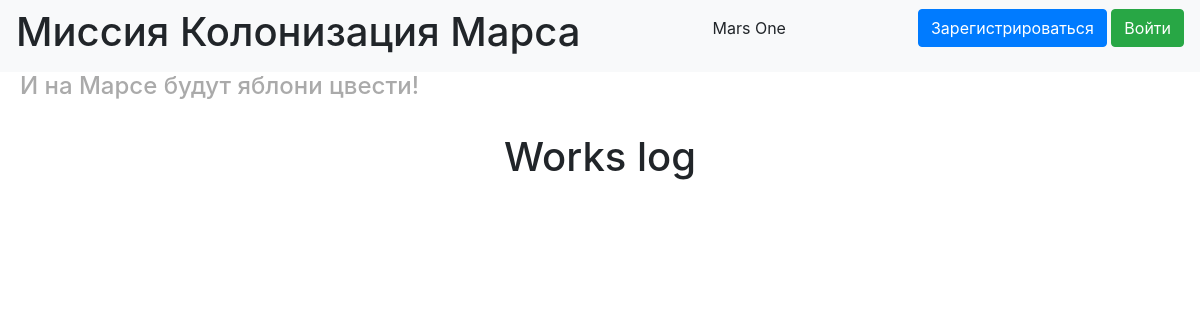
The app's page /jobs_list, older data.
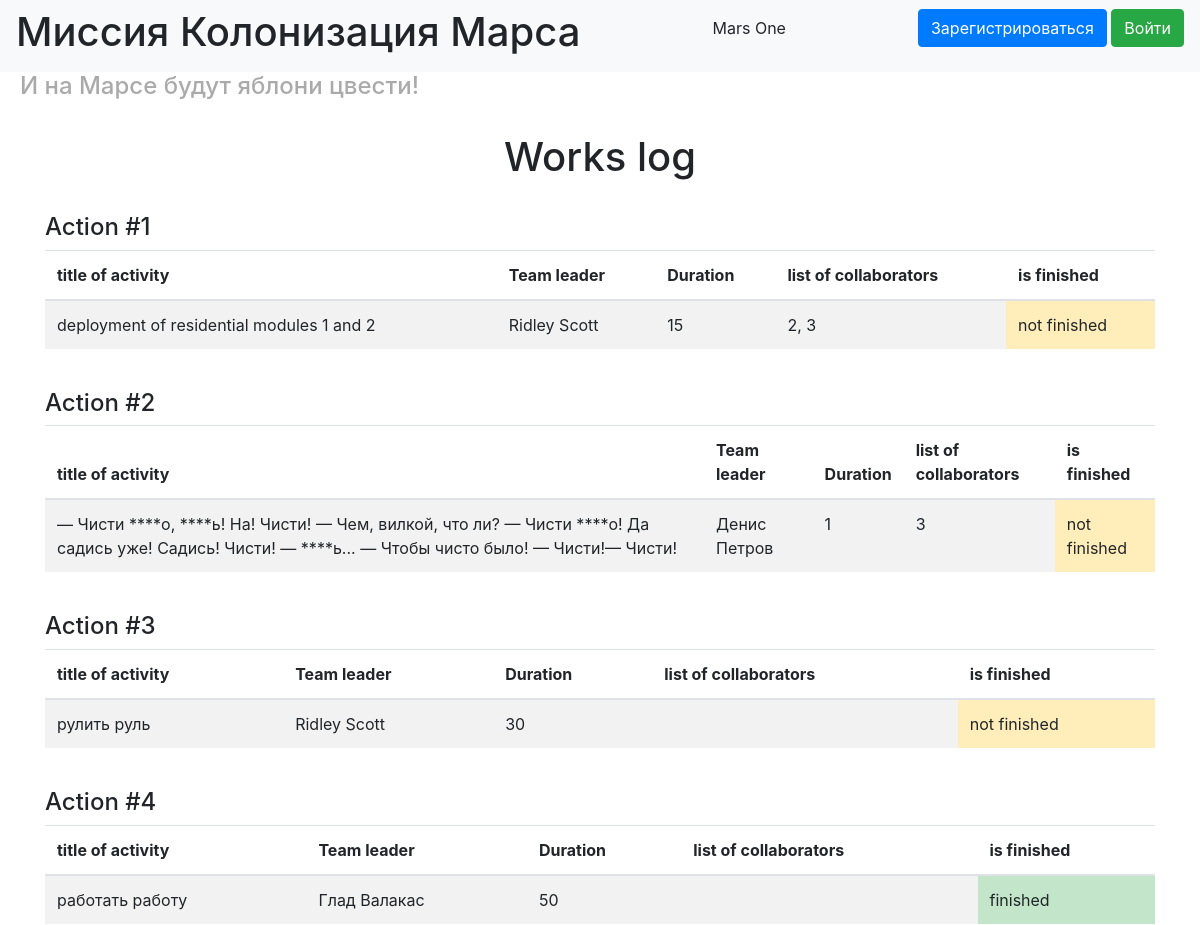
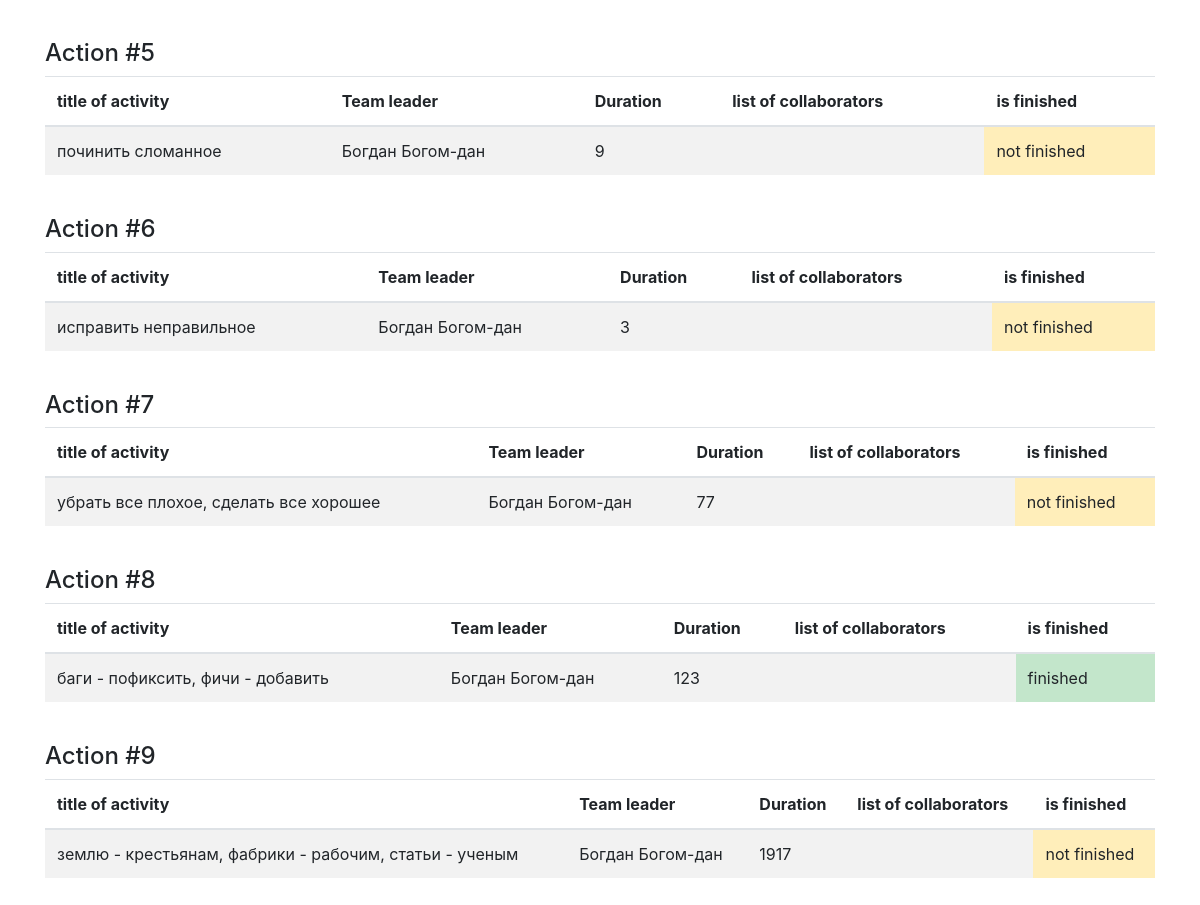
The same page, newer data (2 pictures, top to bottom).
### data/jobs.py (models this page shows, shortened)
class Jobs(SqlAlchemyBase):
    __tablename__ = 'jobs'
    id = sqlalchemy.Column(sqlalchemy.Integer, primary_key=True, autoincrement=True)
    team_leader = sqlalchemy.Column(sqlalchemy.Integer, sqlalchemy.ForeignKey("users.id"))
    job = sqlalchemy.Column(sqlalchemy.String)
    work_size = sqlalchemy.Column(sqlalchemy.Integer)
    collaborators = sqlalchemy.Column(sqlalchemy.String)
    start_date = sqlalchemy.Column(sqlalchemy.DateTime, default=datetime.datetime.now)
    end_date = sqlalchemy.Column(sqlalchemy.DateTime)
    is_finished = sqlalchemy.Column(sqlalchemy.Boolean)
    user = orm.relation('User')

### data/users.py (models this page shows, shortened)
class User(SqlAlchemyBase, UserMixin):
    __tablename__ = 'users'
    id = sqlalchemy.Column(sqlalchemy.Integer, primary_key=True, autoincrement=True)
    surname = sqlalchemy.Column(sqlalchemy.String)
    name = sqlalchemy.Column(sqlalchemy.String)
    age = sqlalchemy.Column(sqlalchemy.Integer)
    position = sqlalchemy.Column(sqlalchemy.String)
    speciality = sqlalchemy.Column(sqlalchemy.String)
    address = sqlalchemy.Column(sqlalchemy.String)
    email = sqlalchemy.Column(sqlalchemy.String, index=True, unique=True)
    hashed_password = sqlalchemy.Column(sqlalchemy.String)
    modified_date = sqlalchemy.Column(sqlalchemy.DateTime, default=datetime.datetime.now)
    jobs = orm.relation("Jobs", back_populates='user')

### server.py (the view)
@app.route('/jobs_list')
def jobs_list():
    session = db_session.create_session()
    jobs = session.query(Jobs).all()
    return render_template('jobs_list.html', jobs=jobs)

### data/db_session.py (called while the page is built)
def create_session() -> Session:
    global __factory
    return __factory()

### templates/jobs_list.html (shortened to what this page needs)
{% extends "base.html" %}
{% block content %}
<br>
<h1 style="text-align: center">Works log</h1>
<br>
{% for job in jobs %}
<h4>Action #{{job.id}}</h4>
<table class="table table-striped table-hover">
  <thead>
    <tr>
      <th scope="col">title of activity</th>
      <th scope="col">Team leader</th>
      <th scope="col">Duration</th>
      <th scope="col">list of collaborators</th>
      <th scope="col">is finished</th>
    </tr>
  </thead>
  <tbody>
    <tr>
      <td>{{job.job}}</td>
      <td>{{job.user.name}} {{job.user.surname}}</td>
      <td>{{job.work_size}}</td>
      <td>{{job.collaborators}}</td>
      {% if job.is_finished %}
      <td class="table-success">finished</td>
      {% else %}
      <td class="table-warning">not finished</td>
      {% endif %}
    </tr>
  </tbody>
</table>
<br>
{% endfor %}
{% endblock %}

### templates/base.html (shortened to what this page needs)
<!doctype html>
<html lang="en">
<head>
    <link rel="stylesheet"
          href="https://stackpath.bootstrapcdn.com/bootstrap/4.4.1/css/bootstrap.min.css"
>
    <link rel="stylesheet" href="{{url_for('static', filename='css/style.css')}}">
</head>
<body>
<header>
    <nav class="navbar navbar-light bg-light">
        <h1>Миссия Колонизация Марса</h1>
        <p>Mars One</p>
    {% if current_user.is_authenticated %}
        <a class="navbar-brand" href="/logout">{{ current_user.name }}</a>
    {% else %}
        <p>
            <a class="btn btn-primary " href="/register">Зарегистрироваться</a>
            <a class="btn btn-success" href="/login">Войти</a>
        </p>
    {% endif %}
    </nav>
    <h4 class="grey_title" style="color: #aaaaaa">И на Марсе будут яблони цвести!</h4>
</header>
<main role="main" class="container">
    {% block content %}{% endblock %}
</main>
</body>
</html>

### static/css/style.css (style rules this page uses)
h4.grey_title { margin-left: 20px; color: #aaaaaa; }

Row changes from the older to the newer data that the page shows:
added Jobs: id "1", job "deployment of residential modules 1 and 2", user.name "Ridley", user.surname "Scott", work_size "15", collaborators "2, 3", is_finished "not finished"
added Jobs: id "2", job "— Чисти ****о, ****ь! На! Чисти! — Чем, вилкой, что ли? — Чисти ****о! Да садись уже! Садись! Чисти! — ****ь... — Чтобы чисто было! — Чисти!— Чисти!", user.name "Денис", user.surname "Петров", work_size "1", collaborators "3", is_finished "not finished"
added Jobs: id "3", job "рулить руль", user.name "Ridley", user.surname "Scott", work_size "30", is_finished "not finished"
added Jobs: id "4", job "работать работу", user.name "Глад", user.surname "Валакас", work_size "50", is_finished "finished"
added Jobs: id "5", job "починить сломанное", user.name "Богдан", user.surname "Богом-дан", work_size "9", is_finished "not finished"
added Jobs: id "6", job "исправить неправильное", user.name "Богдан", user.surname "Богом-дан", work_size "3", is_finished "not finished"
added Jobs: id "7", job "убрать все плохое, сделать все хорошее", user.name "Богдан", user.surname "Богом-дан", work_size "77", is_finished "not finished"
added Jobs: id "8", job "баги - пофиксить, фичи - добавить", user.name "Богдан", user.surname "Богом-дан", work_size "123", is_finished "finished"
added Jobs: id "9", job "землю - крестьянам, фабрики - рабочим, cтатьи - ученым", user.name "Богдан", user.surname "Богом-дан", work_size "1917", is_finished "not finished"
